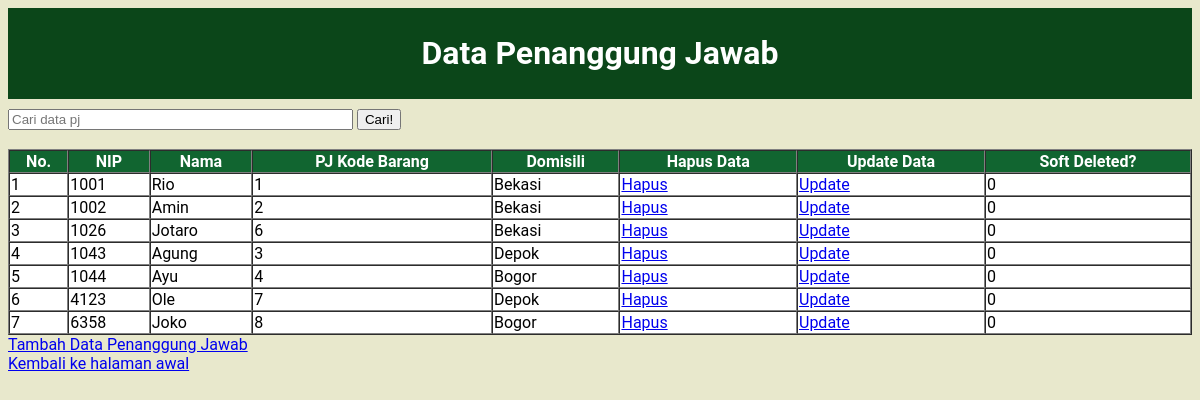
The app's page /data_pj.php (signed in) with its own data.
### tables this page shows
CREATE TABLE `pj_barang` (
  `nip_pj` int(20) NOT NULL,
  `nama_pj` varchar(50) NOT NULL,
  `kode_barang` int(20) NOT NULL,
  `domisili_pj` varchar(50) NOT NULL,
  `IS_DELETED` bit(1) NOT NULL DEFAULT b'0'
);

### functions.php (called while the page is built, shortened)
<?php
$conn = mysqli_connect("localhost","root","","inventaris_kantor");
function query($query) {
    global $conn;
    $result = mysqli_query($conn, $query);
    $rows = [];
    while ( $row = mysqli_fetch_assoc($result)) {
        $rows[] = $row;
    }
    return $rows;
}
?>

### data_pj.php (the view, shortened to what this page needs)
<?php
require 'functions.php';
$pj = query("SELECT * FROM pj_barang");
?>
<!DOCTYPE html>
<html lang="en">
<head>
    <link rel="stylesheet" href="table.css">
</head>
<body>
    <div>
    <h1>Data Penanggung Jawab</h1>
    </div>
    <form action="" method="post">
        <input type="text" name="keyword" size="40" autofocus
        placeholder="Cari data pj">
        <button type="submit" name="cari">Cari!</button>
    </form>
    <br>
    <table border="1" cellpadding="1" cellspacing="0">
        <tr>
            <th>No.</th>
            <th>NIP</th>
            <th>Nama</th>
            <th>PJ Kode Barang</th>
            <th>Domisili</th>
            <th>Hapus Data</th>
            <th>Update Data</th>
            <th>Soft Deleted?</th>
        </tr>
    <?php $i = 1; ?>
    <?php foreach ($pj as $pjb ) : ?>
        <tr>
            <td><?php echo $i; ?></td>
            <td><?php echo $pjb["nip_pj"]?></td>
            <td><?php echo $pjb["nama_pj"]?></td>
            <td><?php echo $pjb["kode_barang"]?></td>
            <td><?php echo $pjb["domisili_pj"]?></td>
            <td><a href="hapus_pj.php?id=<?php echo $pjb["nip_pj"]?>">Hapus</a></td>
            <td><a href="update_pj.php?id=<?php echo $pjb["nip_pj"]?>">Update</a></td>
            <td><?php echo $pjb["IS_DELETED"]?></td>
        </tr>
    <?php $i++; ?>
    <?php endforeach;?>
    </table>
    <a href="tambah_pj.php">Tambah Data Penanggung Jawab</a>
    <br>
    <a href="homeadmin.php">Kembali ke halaman awal</a>
</body>
</html>

### table.css (style rules this page uses)
body { font-family: 'Roboto', sans-serif; background-color: #E8E8CC; }
table { background-color: white; width: 100%; }
tr { color: black; }
th { background-color: #116530; color: white; }
div { background-color: #0B4619; color: white; padding: 5px 20px; margin-bottom: 10px; }
h1 { text-align:center; }

### records on screen
pj_barang: nip_pj "1001", nama_pj "Rio", kode_barang "1", domisili_pj "Bekasi", IS_DELETED "0"
pj_barang: nip_pj "1002", nama_pj "Amin", kode_barang "2", domisili_pj "Bekasi", IS_DELETED "0"
pj_barang: nip_pj "1026", nama_pj "Jotaro", kode_barang "6", domisili_pj "Bekasi", IS_DELETED "0"
pj_barang: nip_pj "1043", nama_pj "Agung", kode_barang "3", domisili_pj "Depok", IS_DELETED "0"
pj_barang: nip_pj "1044", nama_pj "Ayu", kode_barang "4", domisili_pj "Bogor", IS_DELETED "0"
pj_barang: nip_pj "4123", nama_pj "Ole", kode_barang "7", domisili_pj "Depok", IS_DELETED "0"
pj_barang: nip_pj "6358", nama_pj "Joko", kode_barang "8", domisili_pj "Bogor", IS_DELETED "0"
